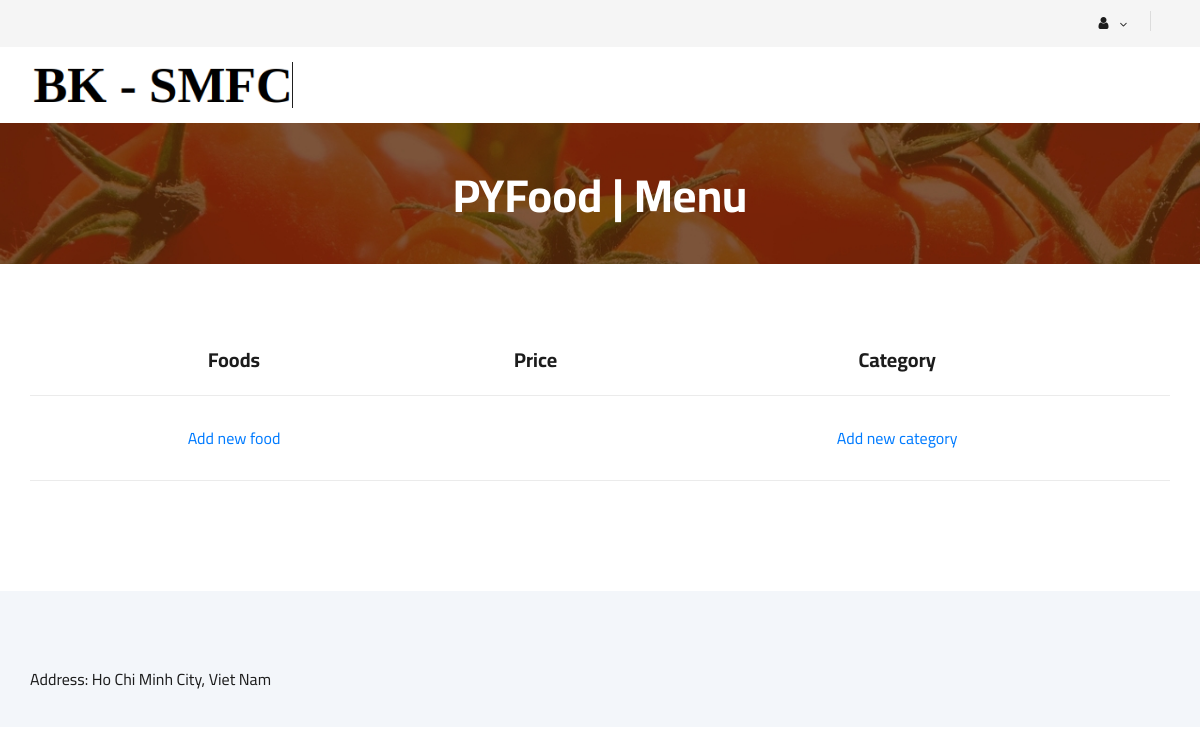
The app's page /vendorowner/view-vendor-detail/2/ (signed in), older data.
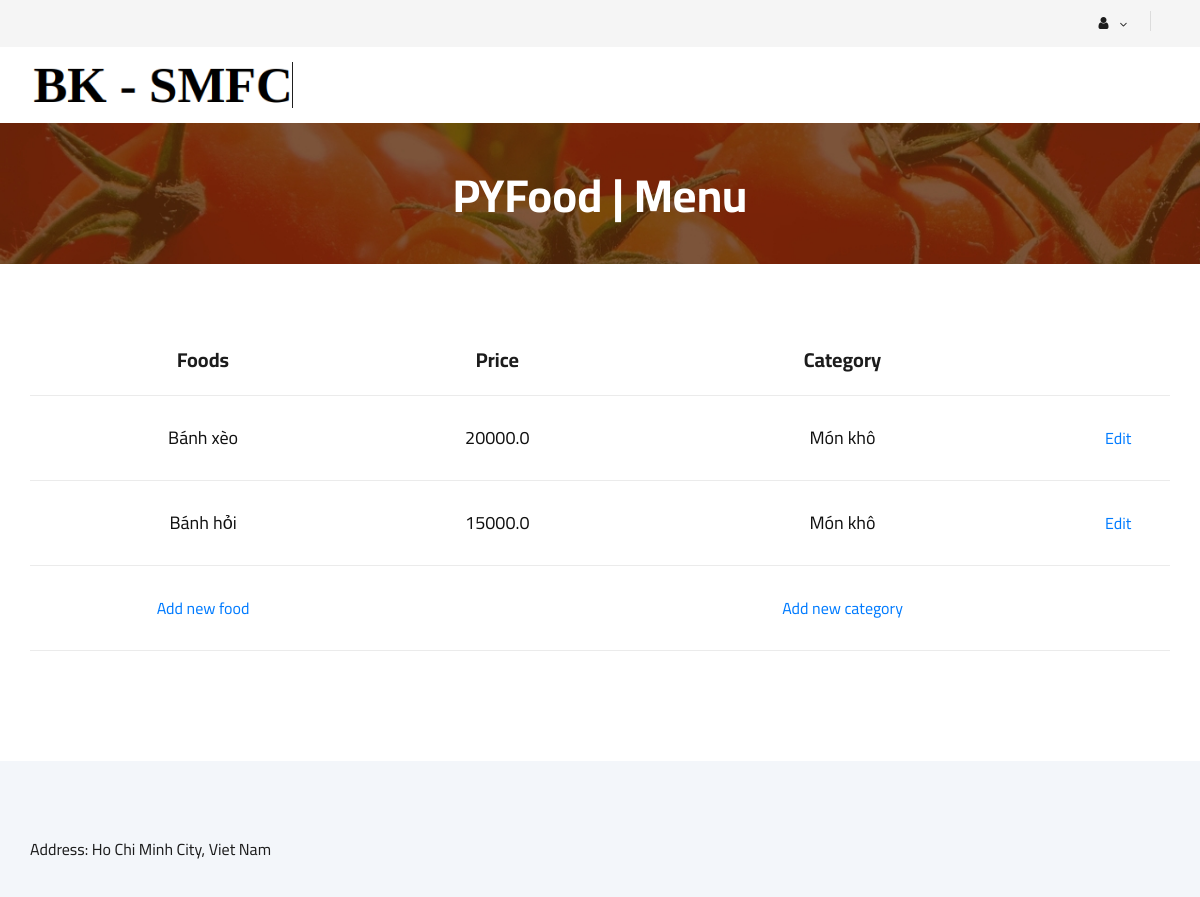
The same page, newer data.
### model/models/food.py (models this page shows, shortened)
class Food(models.Model):
    category = models.ForeignKey(Category, on_delete=models.CASCADE, blank=True)
    name = models.CharField(max_length=100)
    vendor = models.ForeignKey(Vendor, on_delete=models.CASCADE)
    description = models.TextField(blank=True, max_length=256)
    price = models.FloatField(default=0)
    image = models.ImageField(upload_to='food_images/%Y/%m/%d', blank=True)
    class Meta:
        verbose_name = 'Food'
        verbose_name_plural = 'Foods'

class Category(models.Model):
    name = models.CharField(max_length=100)
    class Meta:
        verbose_name = 'Category'
        verbose_name_plural = 'Categories'
    def __str__(self):
        return self.name

### vendorowner/views.py (the view)
# urls.py: path('view-vendor-detail/<int:vendor_id>/', ViewFoodsOfVendor, name='view-vendor-detail'),
def ViewFoodsOfVendor(request, vendor_id):
    context = {
        'vendor_name': Vendor.objects.get(id=vendor_id).name,
        'vendor_id': vendor_id,
        'foods' : VendorOwnerServices.GetFoodsList(vendor_id)
    }
    return render(request, 'vendorowner/vendor-detail.html', context)

### vendorowner/vendorowner.py (called while the page is built)
    @staticmethod
    def GetFoodsList(vendor_id):
        vendor = Vendor.objects.get(id=vendor_id)
        return Food.objects.filter(vendor=vendor)

### templates/vendorowner/vendor-detail.html (shortened to what this page needs)
{% extends 'vendorowner/base.html' %}
{% block BreadcrumbTitle%}
    <h2>{{vendor_name}} | Menu</h2>
{% endblock %}
{% block content %}
    <section class="shoping-cart spad">
        <div class="container">
            <div class="row">
                <div class="col-lg-12">
                    <div class="shoping__cart__table">
                        <table>
                            <thead>
                                <tr>
                                    <th>Foods</th>
                                    <th>Price</th>
                                    <th>Category</th>
                                    <th></th>
                                </tr>
                            </thead>
                            <tbody>
                                {% for food in foods %}
                                    <tr>
                                        <td>
                                            <h5>{{food.name}}</h5>
                                        </td>
                                        <td>
                                            <h5>{{food.price}}</h5>
                                        </td>
                                        <td>
                                            <h5>{{food.category}}</h5>
                                        </td>
                                        <td>
                                            <a href="{% url 'vendorowner:edit-food' vendor_id food.id %}">
                                                <span>Edit</span>
                                            </a>
                                        </td>
                                    </tr>
                                {% endfor %}
                                <tr>
                                    <td>
                                        <a href="{% url 'vendorowner:add-new-food' vendor_id %}">Add new food</a>
                                    </td>
                                    <td>
                                    </td>
                                    <td>
                                        <a href="{% url 'vendorowner:add-new-category' vendor_id %}">Add new category</a>
                                    </td>
                                    <td>
                                    </td>
                                </tr>
                            </tbody>
                        </table>
                    </div>
                </div>
            </div>
        </div>
    </section>
{% endblock %}

Row changes from the older to the newer data that the page shows:
added Food: name "Bánh xèo", price "20000.0", category "Món khô"
added Food: name "Bánh hỏi", price "15000.0", category "Món khô"
